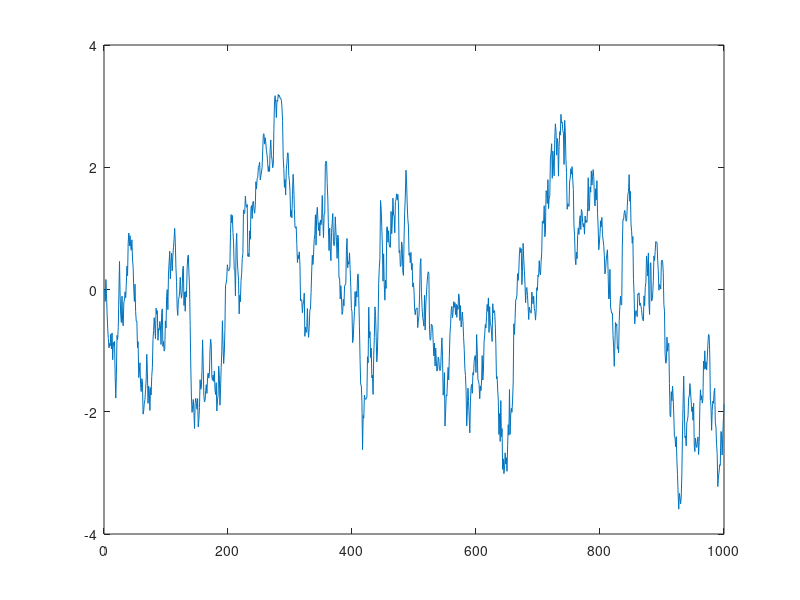
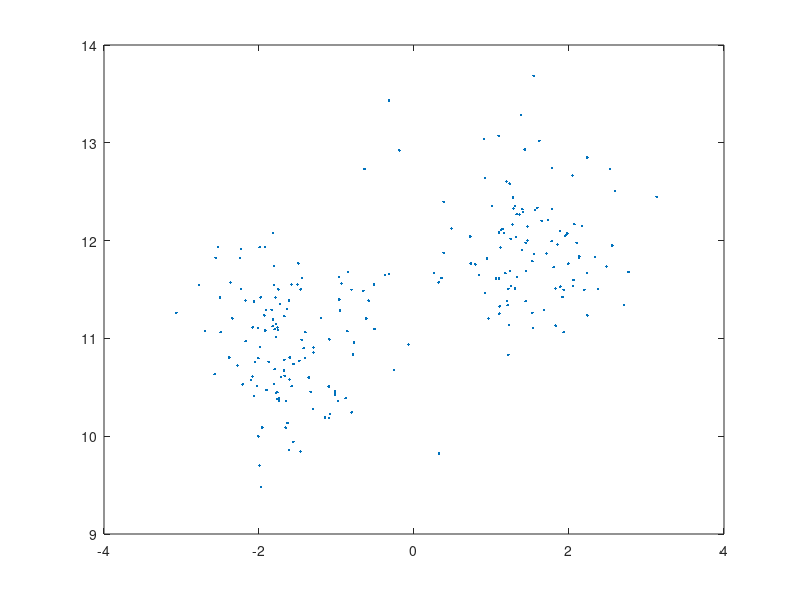
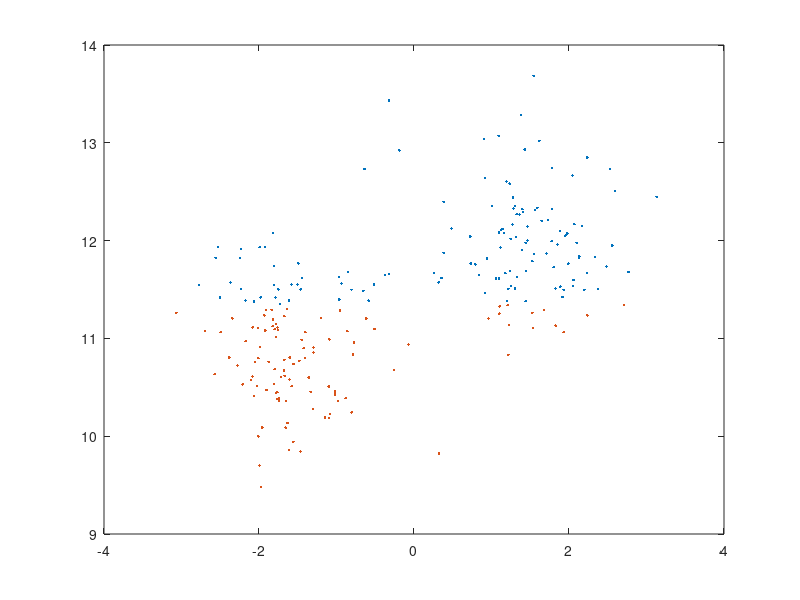
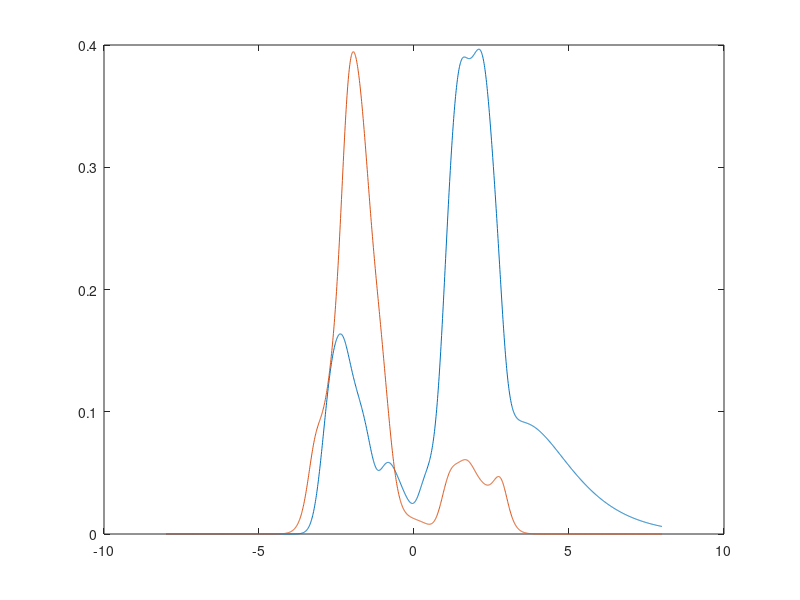

Source code (MATLAB) for these figures, in order:
%% Load and visualize data
load MarkedDecodeExample.mat
figure; plot(1:T,x);
figure; plot(x(s),m,'.')

%% Spike sorting
id = kmeans(m',2); id1 = (id==1)'; id2 = (id==2)';
figure; plot(x(s(id1)),m(id1),'.',x(s(id2)),m(id2),'.')

%% Visualize receptive fields for sorted neurons
dx = 1e-2; xs = -8:dx:8; sigk = .25;
lambda1 = sum( normpdf(xs'*ones(1,sum(id1)),ones(size(xs'))*x(s(id1)),sigk),2)./sum( normpdf(xs'*ones(size(x)),ones(size(xs'))*x,sigk),2);
lambda2 = sum( normpdf(xs'*ones(1,sum(id2)),ones(size(xs'))*x(s(id2)),sigk),2)./sum( normpdf(xs'*ones(size(x)),ones(size(xs'))*x,sigk),2);
figure; plot(xs,lambda1,xs,lambda2);

%% Decode with sorted spikes
post = normpdf(xs'*ones(1,T),0,1); 
a = .98; sig = .3; OSM = normpdf(xs'*ones(size(xs)),ones(size(xs'))*a*xs,sig);

for t=2:T, 
  os = OSM*post(:,t-1); os = os/sum(os)/dx; 
  l = lambda1.^any(s(id1)==t).*exp(-lambda1).*lambda2.^any(s(id2)==t).*exp(-lambda2); 
  post(:,t) = os.*l; post(:,t) = post(:,t)/sum(post(:,t))/dx;
end;

figure; imagesc(1:T,xs,post); hold on; plot(1:T,x,'r');

%% Visualize joint mark intensity
dm = .1; ms = 9:dm:14; sigm = .6;
jmi = zeros(length(xs),length(ms));
for i=1:length(s);
    jmi=jmi+(normpdf(xs',x(s(i)),sigk)*normpdf(ms,m(i),sigm));%./(sum(normpdf(xs'*ones(size(x)),ones(size(xs'))*x,sigk),2)*ones(size(ms)));
end;
figure; imagesc(xs,ms,jmi'); set(gca,'YDir','normal'); axis([-4 4 9 14]);

%% Decode with JMI
post = normpdf(xs'*ones(1,T),0,1); 

groundIntensity = sum( normpdf(xs'*ones(size(s)),ones(size(xs'))*x(s),sigk),2)./sum( normpdf(xs'*ones(size(x)),ones(size(xs'))*x,sigk),2);

for t=2:T, 
  os = OSM*post(:,t-1); os = os/sum(os)/dx; 
  l = exp(-groundIntensity); if any(s==t), l=l .* (normpdf(xs'*ones(size(s)),ones(size(xs'))*x(s),sigk) * normpdf(m(find(s==t)),m',sigm))./sum( normpdf(xs'*ones(size(x)),ones(size(xs'))*x,sigk),2); end;
  post(:,t) = os.*l; post(:,t) = post(:,t)/sum(post(:,t))/dx;
end;

figure; imagesc(1:T,xs,post); hold on; plot(1:T,x,'r');
